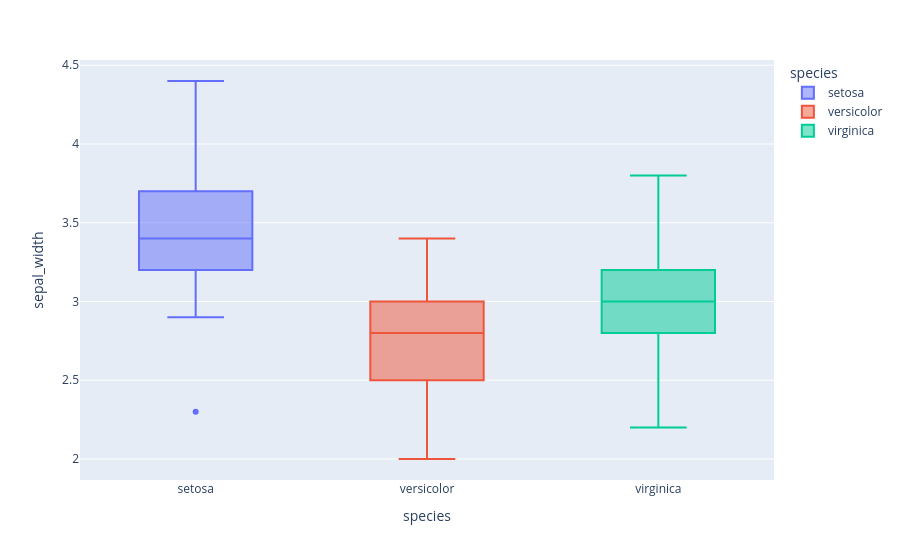

The notebook cell saved with this chart:
### Code cell
fig4 = px.box(df, x='species', y='sepal_width', color='species')
fig4.show()
# save the plot
fig4.write_image('fig4.png',scale=3)

### Figure 1 — Plotly figure (JSON) as saved in the notebook; plotly's stock layout.template omitted (floating-point values rounded to 4 significant figures)
{"data": [{"alignmentgroup": "True", "hovertemplate": "species=%{x}<br>sepal_width=%{y}<extra></extra>", "legendgroup": "setosa", "marker": {"color": "#636efa"}, "name": "setosa", "notched": false, "offsetgroup": "setosa", "orientation": "v", "showlegend": true, "type": "box", "x": ["setosa", "setosa", "setosa", "setosa", "setosa", "setosa", "setosa", "setosa", "setosa", "setosa", "setosa", "setosa", "setosa", "setosa", "setosa", "setosa", "setosa", "setosa", "setosa", "setosa", "setosa", "setosa", "setosa", "setosa", "setosa", "setosa", "setosa", "setosa", "setosa", "setosa", "setosa", "setosa", "setosa", "setosa", "setosa", "setosa", "setosa", "setosa", "setosa", "setosa", "setosa", "setosa", "setosa", "setosa", "setosa", "setosa", "setosa", "setosa", "setosa", "setosa"], "x0": " ", "xaxis": "x", "y": [3.5, 3.0, 3.2, 3.1, 3.6, 3.9, 3.4, 3.4, 2.9, 3.1, 3.7, 3.4, 3.0, 3.0, 4.0, 4.4, 3.9, 3.5, 3.8, 3.8, 3.4, 3.7, 3.6, 3.3, 3.4, 3.0, 3.4, 3.5, 3.4, 3.2, 3.1, 3.4, 4.1, 4.2, 3.1, 3.2, 3.5, 3.6, 3.0, 3.4, 3.5, 2.3, 3.2, 3.5, 3.8, 3.0, 3.8, 3.2, 3.7, 3.3], "y0": " ", "yaxis": "y"}, {"alignmentgroup": "True", "hovertemplate": "species=%{x}<br>sepal_width=%{y}<extra></extra>", "legendgroup": "versicolor", "marker": {"color": "#EF553B"}, "name": "versicolor", "notched": false, "offsetgroup": "versicolor", "orientation": "v", "showlegend": true, "type": "box", "x": ["versicolor", "versicolor", "versicolor", "versicolor", "versicolor", "versicolor", "versicolor", "versicolor", "versicolor", "versicolor", "versicolor", "versicolor", "versicolor", "versicolor", "versicolor", "versicolor", "versicolor", "versicolor", "versicolor", "versicolor", "versicolor", "versicolor", "versicolor", "versicolor", "versicolor", "versicolor", "versicolor", "versicolor", "versicolor", "versicolor", "versicolor", "versicolor", "versicolor", "versicolor", "versicolor", "versicolor", "versicolor", "versicolor", "versicolor", "versicolor", "versicolor", "versicolor", "versicolor", "versicolor", "versicolor", "versicolor", "versicolor", "versicolor", "versicolor", "versicolor"], "x0": " ", "xaxis": "x", "y": [3.2, 3.2, 3.1, 2.3, 2.8, 2.8, 3.3, 2.4, 2.9, 2.7, 2.0, 3.0, 2.2, 2.9, 2.9, 3.1, 3.0, 2.7, 2.2, 2.5, 3.2, 2.8, 2.5, 2.8, 2.9, 3.0, 2.8, 3.0, 2.9, 2.6, 2.4, 2.4, 2.7, 2.7, 3.0, 3.4, 3.1, 2.3, 3.0, 2.5, 2.6, 3.0, 2.6, 2.3, 2.7, 3.0, 2.9, 2.9, 2.5, 2.8], "y0": " ", "yaxis": "y"}, {"alignmentgroup": "True", "hovertemplate": "species=%{x}<br>sepal_width=%{y}<extra></extra>", "legendgroup": "virginica", "marker": {"color": "#00cc96"}, "name": "virginica", "notched": false, "offsetgroup": "virginica", "orientation": "v", "showlegend": true, "type": "box", "x": ["virginica", "virginica", "virginica", "virginica", "virginica", "virginica", "virginica", "virginica", "virginica", "virginica", "virginica", "virginica", "virginica", "virginica", "virginica", "virginica", "virginica", "virginica", "virginica", "virginica", "virginica", "virginica", "virginica", "virginica", "virginica", "virginica", "virginica", "virginica", "virginica", "virginica", "virginica", "virginica", "virginica", "virginica", "virginica", "virginica", "virginica", "virginica", "virginica", "virginica", "virginica", "virginica", "virginica", "virginica", "virginica", "virginica", "virginica", "virginica", "virginica", "virginica"], "x0": " ", "xaxis": "x", "y": [3.3, 2.7, 3.0, 2.9, 3.0, 3.0, 2.5, 2.9, 2.5, 3.6, 3.2, 2.7, 3.0, 2.5, 2.8, 3.2, 3.0, 3.8, 2.6, 2.2, 3.2, 2.8, 2.8, 2.7, 3.3, 3.2, 2.8, 3.0, 2.8, 3.0, 2.8, 3.8, 2.8, 2.8, 2.6, 3.0, 3.4, 3.1, 3.0, 3.1, 3.1, 3.1, 2.7, 3.2, 3.3, 3.0, 2.5, 3.0, 3.4, 3.0], "y0": " ", "yaxis": "y"}], "layout": {"boxmode": "overlay", "legend": {"title": {"text": "species"}, "tracegroupgap": 0}, "margin": {"t": 60}, "xaxis": {"anchor": "y", "categoryarray": ["setosa", "versicolor", "virginica"], "categoryorder": "array", "domain": [0, 1], "title": {"text": "species"}}, "yaxis": {"anchor": "x", "domain": [0, 1], "title": {"text": "sepal_width"}}}}
